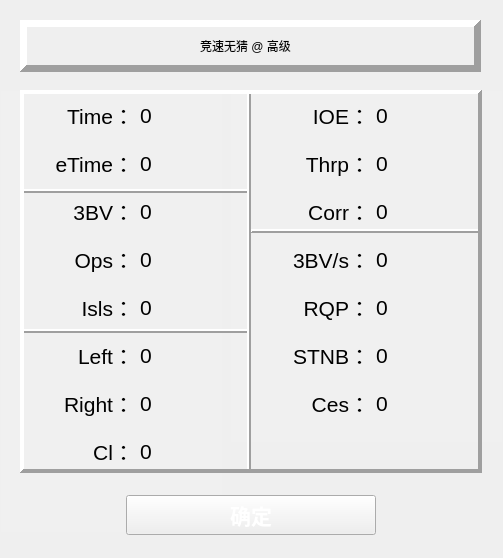
<?xml version="1.0" encoding="UTF-8"?>
<ui version="4.0">
 <class>Form</class>
 <widget class="QWidget" name="Form">
  <property name="windowModality">
   <enum>Qt::NonModal</enum>
  </property>
  <property name="geometry">
   <rect>
    <x>0</x>
    <y>0</y>
    <width>503</width>
    <height>558</height>
   </rect>
  </property>
  <property name="sizePolicy">
   <sizepolicy hsizetype="Preferred" vsizetype="Preferred">
    <horstretch>0</horstretch>
    <verstretch>0</verstretch>
   </sizepolicy>
  </property>
  <property name="minimumSize">
   <size>
    <width>503</width>
    <height>558</height>
   </size>
  </property>
  <property name="maximumSize">
   <size>
    <width>503</width>
    <height>558</height>
   </size>
  </property>
  <property name="mouseTracking">
   <bool>true</bool>
  </property>
  <property name="windowTitle">
   <string>成绩</string>
  </property>
  <property name="windowIcon">
   <iconset>
    <normaloff>media/cat.ico</normaloff>media/cat.ico</iconset>
  </property>
  <property name="windowOpacity">
   <double>1.000000000000000</double>
  </property>
  <property name="toolTip">
   <string/>
  </property>
  <property name="toolTipDuration">
   <number>-1</number>
  </property>
  <widget class="QTableWidget" name="tableWidget">
   <property name="geometry">
    <rect>
     <x>1</x>
     <y>91</y>
     <width>221</width>
     <height>441</height>
    </rect>
   </property>
   <property name="font">
    <font>
     <pointsize>16</pointsize>
    </font>
   </property>
   <property name="focusPolicy">
    <enum>Qt::NoFocus</enum>
   </property>
   <property name="styleSheet">
    <string notr="true">background-color:rgb(240, 240, 240)</string>
   </property>
   <property name="frameShape">
    <enum>QFrame::NoFrame</enum>
   </property>
   <property name="frameShadow">
    <enum>QFrame::Raised</enum>
   </property>
   <property name="lineWidth">
    <number>4</number>
   </property>
   <property name="midLineWidth">
    <number>0</number>
   </property>
   <property name="verticalScrollBarPolicy">
    <enum>Qt::ScrollBarAlwaysOff</enum>
   </property>
   <property name="horizontalScrollBarPolicy">
    <enum>Qt::ScrollBarAlwaysOff</enum>
   </property>
   <property name="autoScrollMargin">
    <number>16</number>
   </property>
   <property name="editTriggers">
    <set>QAbstractItemView::NoEditTriggers</set>
   </property>
   <property name="tabKeyNavigation">
    <bool>false</bool>
   </property>
   <property name="showDropIndicator" stdset="0">
    <bool>false</bool>
   </property>
   <property name="showGrid">
    <bool>false</bool>
   </property>
   <property name="gridStyle">
    <enum>Qt::SolidLine</enum>
   </property>
   <property name="columnCount">
    <number>2</number>
   </property>
   <attribute name="horizontalHeaderVisible">
    <bool>false</bool>
   </attribute>
   <attribute name="horizontalHeaderDefaultSectionSize">
    <number>136</number>
   </attribute>
   <attribute name="verticalHeaderVisible">
    <bool>false</bool>
   </attribute>
   <attribute name="verticalHeaderCascadingSectionResizes">
    <bool>false</bool>
   </attribute>
   <attribute name="verticalHeaderDefaultSectionSize">
    <number>48</number>
   </attribute>
   <attribute name="verticalHeaderShowSortIndicator" stdset="0">
    <bool>false</bool>
   </attribute>
   <attribute name="verticalHeaderStretchLastSection">
    <bool>false</bool>
   </attribute>
   <row>
    <property name="text">
     <string>Time</string>
    </property>
   </row>
   <row>
    <property name="text">
     <string>eTime</string>
    </property>
   </row>
   <row>
    <property name="text">
     <string>3BV</string>
    </property>
   </row>
   <row>
    <property name="text">
     <string>Ops</string>
    </property>
   </row>
   <row>
    <property name="text">
     <string>Isls</string>
    </property>
   </row>
   <row>
    <property name="text">
     <string>新建行</string>
    </property>
   </row>
   <row>
    <property name="text">
     <string>新建行</string>
    </property>
   </row>
   <row>
    <property name="text">
     <string>新建行</string>
    </property>
   </row>
   <column/>
   <column/>
   <item row="0" column="0">
    <property name="text">
     <string>Time：</string>
    </property>
    <property name="textAlignment">
     <set>AlignTrailing|AlignVCenter</set>
    </property>
    <property name="background">
     <brush brushstyle="NoBrush">
      <color alpha="255">
       <red>180</red>
       <green>230</green>
       <blue>255</blue>
      </color>
     </brush>
    </property>
    <property name="foreground">
     <brush brushstyle="NoBrush">
      <color alpha="255">
       <red>0</red>
       <green>0</green>
       <blue>0</blue>
      </color>
     </brush>
    </property>
   </item>
   <item row="0" column="1">
    <property name="text">
     <string>0</string>
    </property>
   </item>
   <item row="1" column="0">
    <property name="text">
     <string>eTime：</string>
    </property>
    <property name="textAlignment">
     <set>AlignTrailing|AlignVCenter</set>
    </property>
   </item>
   <item row="1" column="1">
    <property name="text">
     <string>0</string>
    </property>
   </item>
   <item row="2" column="0">
    <property name="text">
     <string>3BV：</string>
    </property>
    <property name="textAlignment">
     <set>AlignTrailing|AlignVCenter</set>
    </property>
   </item>
   <item row="2" column="1">
    <property name="text">
     <string>0</string>
    </property>
   </item>
   <item row="3" column="0">
    <property name="text">
     <string>Ops：</string>
    </property>
    <property name="textAlignment">
     <set>AlignTrailing|AlignVCenter</set>
    </property>
   </item>
   <item row="3" column="1">
    <property name="text">
     <string>0</string>
    </property>
   </item>
   <item row="4" column="0">
    <property name="text">
     <string>Isls：</string>
    </property>
    <property name="textAlignment">
     <set>AlignTrailing|AlignVCenter</set>
    </property>
   </item>
   <item row="4" column="1">
    <property name="text">
     <string>0</string>
    </property>
   </item>
   <item row="5" column="0">
    <property name="text">
     <string>Left：</string>
    </property>
    <property name="textAlignment">
     <set>AlignTrailing|AlignVCenter</set>
    </property>
   </item>
   <item row="5" column="1">
    <property name="text">
     <string>0</string>
    </property>
   </item>
   <item row="6" column="0">
    <property name="text">
     <string>Right：</string>
    </property>
    <property name="textAlignment">
     <set>AlignTrailing|AlignVCenter</set>
    </property>
   </item>
   <item row="6" column="1">
    <property name="text">
     <string>0</string>
    </property>
   </item>
   <item row="7" column="0">
    <property name="text">
     <string>Cl：</string>
    </property>
    <property name="textAlignment">
     <set>AlignTrailing|AlignVCenter</set>
    </property>
   </item>
   <item row="7" column="1">
    <property name="text">
     <string>0</string>
    </property>
   </item>
  </widget>
  <widget class="QTableWidget" name="tableWidget_3">
   <property name="geometry">
    <rect>
     <x>231</x>
     <y>91</y>
     <width>271</width>
     <height>351</height>
    </rect>
   </property>
   <property name="font">
    <font>
     <pointsize>16</pointsize>
    </font>
   </property>
   <property name="focusPolicy">
    <enum>Qt::NoFocus</enum>
   </property>
   <property name="styleSheet">
    <string notr="true">background-color:rgb(240, 240, 240)</string>
   </property>
   <property name="frameShape">
    <enum>QFrame::NoFrame</enum>
   </property>
   <property name="frameShadow">
    <enum>QFrame::Raised</enum>
   </property>
   <property name="lineWidth">
    <number>4</number>
   </property>
   <property name="midLineWidth">
    <number>0</number>
   </property>
   <property name="verticalScrollBarPolicy">
    <enum>Qt::ScrollBarAlwaysOff</enum>
   </property>
   <property name="horizontalScrollBarPolicy">
    <enum>Qt::ScrollBarAlwaysOff</enum>
   </property>
   <property name="autoScrollMargin">
    <number>16</number>
   </property>
   <property name="editTriggers">
    <set>QAbstractItemView::NoEditTriggers</set>
   </property>
   <property name="tabKeyNavigation">
    <bool>false</bool>
   </property>
   <property name="showDropIndicator" stdset="0">
    <bool>false</bool>
   </property>
   <property name="showGrid">
    <bool>false</bool>
   </property>
   <property name="gridStyle">
    <enum>Qt::SolidLine</enum>
   </property>
   <property name="columnCount">
    <number>2</number>
   </property>
   <attribute name="horizontalHeaderVisible">
    <bool>false</bool>
   </attribute>
   <attribute name="horizontalHeaderDefaultSectionSize">
    <number>142</number>
   </attribute>
   <attribute name="horizontalHeaderMinimumSectionSize">
    <number>31</number>
   </attribute>
   <attribute name="verticalHeaderVisible">
    <bool>false</bool>
   </attribute>
   <attribute name="verticalHeaderCascadingSectionResizes">
    <bool>false</bool>
   </attribute>
   <attribute name="verticalHeaderDefaultSectionSize">
    <number>48</number>
   </attribute>
   <attribute name="verticalHeaderShowSortIndicator" stdset="0">
    <bool>false</bool>
   </attribute>
   <attribute name="verticalHeaderStretchLastSection">
    <bool>false</bool>
   </attribute>
   <row>
    <property name="text">
     <string>Time</string>
    </property>
   </row>
   <row>
    <property name="text">
     <string>eTime</string>
    </property>
   </row>
   <row>
    <property name="text">
     <string>3BV</string>
    </property>
   </row>
   <row>
    <property name="text">
     <string>Ops</string>
    </property>
   </row>
   <row>
    <property name="text">
     <string>Isls</string>
    </property>
   </row>
   <row>
    <property name="text">
     <string>新建行</string>
    </property>
   </row>
   <row>
    <property name="text">
     <string>新建行</string>
    </property>
   </row>
   <column/>
   <column/>
   <item row="0" column="0">
    <property name="text">
     <string>IOE：</string>
    </property>
    <property name="textAlignment">
     <set>AlignTrailing|AlignVCenter</set>
    </property>
    <property name="background">
     <brush brushstyle="NoBrush">
      <color alpha="255">
       <red>180</red>
       <green>230</green>
       <blue>255</blue>
      </color>
     </brush>
    </property>
    <property name="foreground">
     <brush brushstyle="NoBrush">
      <color alpha="255">
       <red>0</red>
       <green>0</green>
       <blue>0</blue>
      </color>
     </brush>
    </property>
   </item>
   <item row="0" column="1">
    <property name="text">
     <string>0</string>
    </property>
   </item>
   <item row="1" column="0">
    <property name="text">
     <string>Thrp：</string>
    </property>
    <property name="textAlignment">
     <set>AlignTrailing|AlignVCenter</set>
    </property>
   </item>
   <item row="1" column="1">
    <property name="text">
     <string>0</string>
    </property>
   </item>
   <item row="2" column="0">
    <property name="text">
     <string>Corr：</string>
    </property>
    <property name="textAlignment">
     <set>AlignTrailing|AlignVCenter</set>
    </property>
   </item>
   <item row="2" column="1">
    <property name="text">
     <string>0</string>
    </property>
   </item>
   <item row="3" column="0">
    <property name="text">
     <string>3BV/s：</string>
    </property>
    <property name="textAlignment">
     <set>AlignTrailing|AlignVCenter</set>
    </property>
   </item>
   <item row="3" column="1">
    <property name="text">
     <string>0</string>
    </property>
   </item>
   <item row="4" column="0">
    <property name="text">
     <string>RQP：</string>
    </property>
    <property name="textAlignment">
     <set>AlignTrailing|AlignVCenter</set>
    </property>
   </item>
   <item row="4" column="1">
    <property name="text">
     <string>0</string>
    </property>
   </item>
   <item row="5" column="0">
    <property name="text">
     <string>STNB：</string>
    </property>
    <property name="textAlignment">
     <set>AlignTrailing|AlignVCenter</set>
    </property>
   </item>
   <item row="5" column="1">
    <property name="text">
     <string>0</string>
    </property>
   </item>
   <item row="6" column="0">
    <property name="text">
     <string>Ces：</string>
    </property>
    <property name="textAlignment">
     <set>AlignTrailing|AlignVCenter</set>
    </property>
   </item>
   <item row="6" column="1">
    <property name="text">
     <string>0</string>
    </property>
   </item>
  </widget>
  <widget class="Line" name="line">
   <property name="geometry">
    <rect>
     <x>20</x>
     <y>181</y>
     <width>231</width>
     <height>20</height>
    </rect>
   </property>
   <property name="frameShadow">
    <enum>QFrame::Raised</enum>
   </property>
   <property name="lineWidth">
    <number>2</number>
   </property>
   <property name="midLineWidth">
    <number>0</number>
   </property>
   <property name="orientation">
    <enum>Qt::Horizontal</enum>
   </property>
  </widget>
  <widget class="Line" name="line_2">
   <property name="geometry">
    <rect>
     <x>20</x>
     <y>321</y>
     <width>231</width>
     <height>20</height>
    </rect>
   </property>
   <property name="frameShadow">
    <enum>QFrame::Raised</enum>
   </property>
   <property name="lineWidth">
    <number>2</number>
   </property>
   <property name="midLineWidth">
    <number>0</number>
   </property>
   <property name="orientation">
    <enum>Qt::Horizontal</enum>
   </property>
  </widget>
  <widget class="Line" name="line_3">
   <property name="geometry">
    <rect>
     <x>251</x>
     <y>221</y>
     <width>231</width>
     <height>20</height>
    </rect>
   </property>
   <property name="frameShadow">
    <enum>QFrame::Raised</enum>
   </property>
   <property name="lineWidth">
    <number>2</number>
   </property>
   <property name="midLineWidth">
    <number>0</number>
   </property>
   <property name="orientation">
    <enum>Qt::Horizontal</enum>
   </property>
  </widget>
  <widget class="Line" name="line_4">
   <property name="geometry">
    <rect>
     <x>241</x>
     <y>91</y>
     <width>16</width>
     <height>381</height>
    </rect>
   </property>
   <property name="frameShadow">
    <enum>QFrame::Raised</enum>
   </property>
   <property name="lineWidth">
    <number>2</number>
   </property>
   <property name="midLineWidth">
    <number>0</number>
   </property>
   <property name="orientation">
    <enum>Qt::Vertical</enum>
   </property>
  </widget>
  <widget class="Line" name="line_5">
   <property name="geometry">
    <rect>
     <x>21</x>
     <y>461</y>
     <width>461</width>
     <height>20</height>
    </rect>
   </property>
   <property name="frameShadow">
    <enum>QFrame::Raised</enum>
   </property>
   <property name="lineWidth">
    <number>2</number>
   </property>
   <property name="midLineWidth">
    <number>0</number>
   </property>
   <property name="orientation">
    <enum>Qt::Horizontal</enum>
   </property>
  </widget>
  <widget class="QFrame" name="horizontalFrame">
   <property name="geometry">
    <rect>
     <x>0</x>
     <y>484</y>
     <width>501</width>
     <height>62</height>
    </rect>
   </property>
   <layout class="QHBoxLayout" name="horizontalLayout">
    <property name="spacing">
     <number>0</number>
    </property>
    <item>
     <spacer name="horizontalSpacer">
      <property name="orientation">
       <enum>Qt::Horizontal</enum>
      </property>
      <property name="sizeHint" stdset="0">
       <size>
        <width>40</width>
        <height>20</height>
       </size>
      </property>
     </spacer>
    </item>
    <item>
     <widget class="QPushButton" name="pushButton_2">
      <property name="minimumSize">
       <size>
        <width>250</width>
        <height>40</height>
       </size>
      </property>
      <property name="font">
       <font>
        <family>黑体</family>
        <pointsize>16</pointsize>
        <weight>75</weight>
        <italic>false</italic>
        <bold>true</bold>
       </font>
      </property>
      <property name="mouseTracking">
       <bool>false</bool>
      </property>
      <property name="styleSheet">
       <string notr="true">border-image: url(media/button.png);
font: 16pt &quot;黑体&quot;;
color:white;font: bold;</string>
      </property>
      <property name="text">
       <string>确定</string>
      </property>
      <property name="shortcut">
       <string>Space</string>
      </property>
      <property name="autoDefault">
       <bool>false</bool>
      </property>
      <property name="flat">
       <bool>false</bool>
      </property>
     </widget>
    </item>
    <item>
     <spacer name="horizontalSpacer_2">
      <property name="orientation">
       <enum>Qt::Horizontal</enum>
      </property>
      <property name="sizeHint" stdset="0">
       <size>
        <width>40</width>
        <height>20</height>
       </size>
      </property>
     </spacer>
    </item>
   </layout>
  </widget>
  <widget class="QLabel" name="label_2">
   <property name="geometry">
    <rect>
     <x>110</x>
     <y>20</y>
     <width>271</width>
     <height>51</height>
    </rect>
   </property>
   <property name="sizePolicy">
    <sizepolicy hsizetype="Preferred" vsizetype="Preferred">
     <horstretch>0</horstretch>
     <verstretch>0</verstretch>
    </sizepolicy>
   </property>
   <property name="styleSheet">
    <string notr="true">font: 18pt &quot;微软雅黑&quot;;</string>
   </property>
   <property name="text">
    <string>竞速无猜 @ 高级</string>
   </property>
   <property name="alignment">
    <set>Qt::AlignCenter</set>
   </property>
  </widget>
  <widget class="QLabel" name="label_5">
   <property name="geometry">
    <rect>
     <x>20</x>
     <y>90</y>
     <width>462</width>
     <height>383</height>
    </rect>
   </property>
   <property name="frameShape">
    <enum>QFrame::Panel</enum>
   </property>
   <property name="frameShadow">
    <enum>QFrame::Raised</enum>
   </property>
   <property name="lineWidth">
    <number>4</number>
   </property>
   <property name="text">
    <string/>
   </property>
  </widget>
  <widget class="QLabel" name="label_6">
   <property name="geometry">
    <rect>
     <x>20</x>
     <y>20</y>
     <width>461</width>
     <height>52</height>
    </rect>
   </property>
   <property name="frameShape">
    <enum>QFrame::Panel</enum>
   </property>
   <property name="frameShadow">
    <enum>QFrame::Raised</enum>
   </property>
   <property name="lineWidth">
    <number>7</number>
   </property>
   <property name="text">
    <string/>
   </property>
  </widget>
 </widget>
 <resources/>
 <connections>
  <connection>
   <sender>pushButton_2</sender>
   <signal>clicked()</signal>
   <receiver>Form</receiver>
   <slot>close()</slot>
   <hints>
    <hint type="sourcelabel">
     <x>363</x>
     <y>454</y>
    </hint>
    <hint type="destinationlabel">
     <x>495</x>
     <y>422</y>
    </hint>
   </hints>
  </connection>
 </connections>
</ui>
